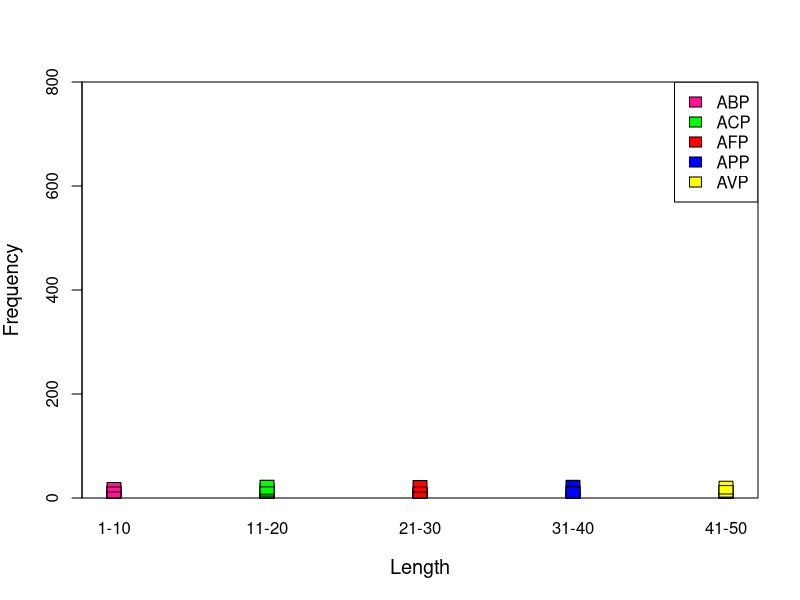

R code for this plot:
mydata <- read.csv("bar2.csv", header = TRUE)
colors <- c("deeppink","green","red","blue", "yellow")

M <- c("1-10","11-20","21-30","31-40","41-50",">50")

barplot(t(mydata),names.arg=M, main=NA, ylab="Frequency", xlab="Length",beside=TRUE,cex.axis=1, cex.names=1, cex.lab=1.2,
        col=colors, ylim=c(0,800), space=10)

legend("topright", c("ABP","ACP","AFP","APP","AVP"), cex=1, 
       fill=colors)
 box();
